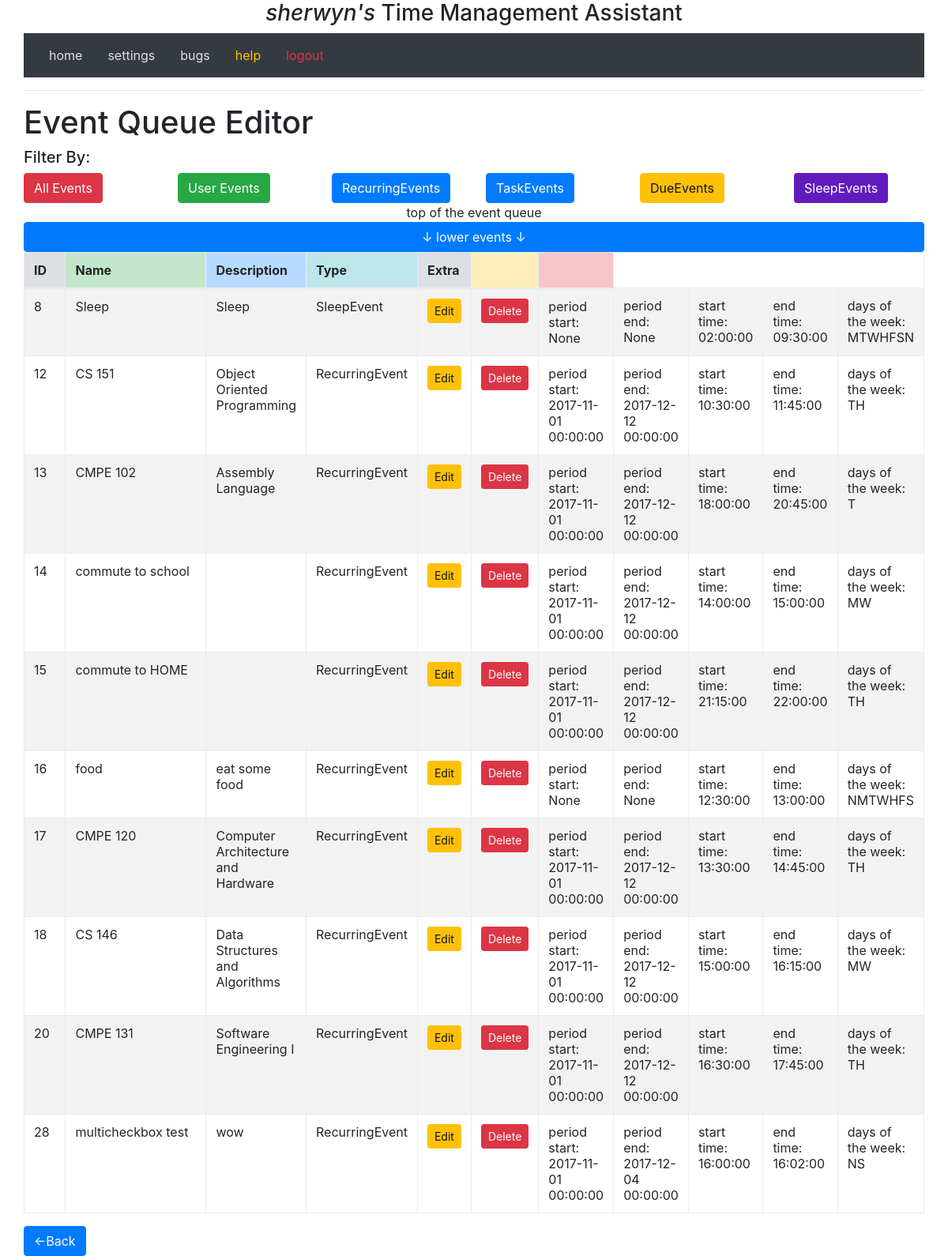
The app's page /edit_queue/ (signed in) with its own data.
### project/models.py (models this page shows, shortened)
class User(UserMixin, db.Model):
    __tablename__ = 'users'
    id       = db.Column(db.Integer, primary_key=True, unique=True)
    nickname = db.Column(db.String(64), nullable=True, index=True, unique=False)
    email    = db.Column(db.String(256), nullable=False, unique=True)
    phone    = db.Column(db.String(256), nullable=True,index=True, unique=False)
    cellphone_provider = db.Column(db.String(256), nullable=True, index=True, unique=False)
    reminder_frequency = db.Column(db.Time, nullable=True, index=True, unique=False)
    last_reminder = db.Column(db.DateTime, nullable=True, index=True, unique=False)
    events  = db.relationship('UserEvent', backref='author', lazy='dynamic')
    scheduleevents = db.relationship('UserScheduleEvent', backref='author', lazy='dynamic')
    @property
    def is_authenticated(self):
        return True

class UserEvent(db.Model):
    __tablename__ = 'events'
    user_id = db.Column(db.Integer, db.ForeignKey('users.id'))
    id = db.Column(db.Integer, primary_key=True)
    type = db.Column(db.String(128), nullable=True, index=True, unique=False) # Event, RecurringEvent, TaskEvent, etc
    name    = db.Column(db.String(128), nullable=True, index=True, unique=False)
    desc    = db.Column(db.String(1024), nullable=True, index=True, unique=False)
    priority = db.Column(db.Integer, nullable=True, index=True, unique=False)
    start   = db.Column(db.DateTime)
    end     = db.Column(db.DateTime)
    taskEvent_done      = db.Column(db.Boolean)
    taskEvent_duration = db.Column(db.Integer)
    dueEvent_due = db.Column(db.DateTime)
    assignmentEvent_courseid = db.Column(db.String(64), nullable=True, unique=False)
    assignmentEvent_coursename = db.Column(db.String(64), nullable=True, unique=False)
    recEvent_period_start = db.Column(db.DateTime)
    recEvent_period_end   = db.Column(db.DateTime)
    recEvent_start_time   = db.Column(db.Time)
    recEvent_end_time     = db.Column(db.Time)
    recEvent_daystr       = db.Column(db.String(64), nullable=True, unique=False)

### project/views.py (the view)
@app.route('/edit_queue/', methods=['GET', 'POST'])
@app.route('/edit_queue/<int:page>', methods=['GET', 'POST'])
@login_required
def edit_queue(page=1):
    filt = request.args.get('filt')
    print("using filter %s" % filt)
    if filt in ('Event','RecurringEvent','TaskEvent','DueEvent','SleepEvent'):
        events = current_user.events.filter_by(type=filt).paginate(page,EVENTS_PER_PAGE, False)
    else:
        events = current_user.events.paginate(page, EVENTS_PER_PAGE, False)
    return render_template('edit_queue.html', event_queue=events)

### project/views.py (called while the page is built)
@login_manager.user_loader
def load_user(id):
    return User.query.get(int(id))

### project/templates/edit_queue.html
{% extends 'base.html' %}
{% block content %}
<h1>Event Queue Editor</h1>
    <h5>Filter By:</h5>
    <div class="row">
        <div class='col-sm'>
            <a class="btn btn-danger " role="button" href="{{ url_for('edit_queue') }}">All Events</a>
        </div>
        <div class='col-sm'>
            <a class="btn btn-success" role="button" href="{{ url_for('edit_queue', filt='Event') }}">User Events</a>
        </div>
        <div class='col-sm'>
            <a class="btn btn-primary" role="button" href="{{ url_for('edit_queue', filt='RecurringEvent') }}">RecurringEvents</a>
        </div>
        <div class='col-sm'>
            <a class="btn btn-primary" role="button" href="{{ url_for('edit_queue', filt='TaskEvent') }}">TaskEvents</a>
        </div>
        <div class='col-sm'>
            <a class="btn btn-warning" role="button" href="{{ url_for('edit_queue', filt='DueEvent') }}">DueEvents</a>
        </div>
        <div class='col-sm'>
            <a class="btn btn-sample " role="button" href="{{ url_for('edit_queue', filt='SleepEvent') }}">SleepEvents</a>
        </div>
    </div>
{% if event_queue.items|length < 1 %}
<p>Nothing on the queue!</p>
{% else %}
<center>
    <div>
        {% if event_queue.has_prev %}
            <a class=" btn btn-danger btn-space btn-block" role="button" href="{{ url_for('edit_queue', filt=filt, page=event_queue.prev_num) }}">↑ higher events ↑</a>
        {% else %}
        <div>top of the event queue</div>
        {% endif %}
    </div>
    <div>
        {% if event_queue.has_next %}
            <a class="btn btn-primary btn-space btn-block" role="button" href="{{ url_for('edit_queue', filt=filt, page=event_queue.next_num) }}">↓ lower events ↓</a>
        {% else %}
            <div>bottom of the event queue</div>
        {% endif %}
    </div>
<table class="table table-striped table-bordered">
    <thead>
        <th class="col-sm-2 table-secondary"   >ID</th>
        <th class="table-success"   >Name</th>
        <th class="table-primary"   >Description</th>
        <th class="table-info"      >Type</th>
         <th class="table-secondary">Extra</th>
        <th class="table-warning"   ></th>
        <th class="table-danger"   ></th>
    </thead>
    <tbody data-link="row">
        {% for e in event_queue.items %}
        <tr>
            <td class="col-sm-2">{{ e.id }}</td>
            <td class="col">{{ e.name }}</td>
            <td class="col">{{ e.desc }}</td>
            <td class="col">{{ e.type }}</td>
            <td class="col-sm"><a href="{{ url_for('edit_event', id=e.id) }}" class="btn btn-sm btn-warning" role="button">Edit</a></td>
            <td class="col-sm"><a href="{{ url_for('delete_event', id=e.id) }}" class="btn btn-sm btn-danger" role="button">Delete</a></td>
          {% if e.type == "Event" %}
            <td class="col">{{ e.start }}</td>
            <td class="col">{{ e.end }}</td>
            {% elif e.type == "RecurringEvent" or e.type == "SleepEvent" %}
            <td class="col">period start: {{ e.recEvent_period_start }}</td>
            <td class="col">period end: {{ e.recEvent_period_end }}</td>
            <td class="col">start time: {{ e.recEvent_start_time }}</td>
            <td class="col">end time: {{ e.recEvent_end_time }}</td>
            <td class="col">days of the week: {{ e.recEvent_daystr }}</td>
            {% elif e.type == "TaskEvent" or e.type == "DueEvent" %}
            <td class="col-sm"><a href="{{ url_for('reschedule_task', id=e.id) }}" class="btn btn-sm btn-info" role="button">↻Reschedule</a></td>
            <td class="col">duration: {{ e.taskEvent_duration }} minutes</td>
            {% if e.type == "DueEvent" %}
            <td class="col">due date: {{ dueEvent_due }}</td>
            {% endif %}
            {% endif %}
        </tr>
        {% endfor %}
    </tbody>
</table>
</center>
{% endif %}
<a class="btn btn-primary btn-space" role="button" href="{{ url_for('index') }}">←Back</a>
{% endblock %}

### project/templates/base.html (shortened to what this page needs)
<html>
    <head>
        <link href="/static/css/bootstrap.min.css" rel="stylesheet" media="screen">
        <link href="/static/css/custom.css" rel="stylesheet" media="screen">
    </head>
    <body>
        <div class="container">
            <center><h3>{% if current_user.is_authenticated %}<span class="font-italic">{{ current_user.nickname }}'s </span>{% endif %}<span class="font-bold">Time Management Assistant</span></h3></center>
            <nav class="navbar navbar-expand-lg navbar-light bg-dark">
                <a class='nav-link' href="{{ url_for('index') }}">home</a>
                {% if current_user.is_authenticated %}
                <a class='nav-link' href="{{ url_for('edit') }}">settings</a>
                {% endif %}
                <a class='nav-link' href="https://gitreports.com/issue/ika-musuko/tma/">bugs</a>
                <a class='nav-link' href="{{ url_for('help') }}"><span class="text-warning">help</span></a>
                {% if current_user.is_authenticated %}
                <a class='nav-link' href="{{ url_for('logout') }}"><span class="text-danger">logout</span></a>
                {% else %}
                <a class='nav-link' href="{{ url_for('login') }}"><span class="text-success">login</span></a>
                {% endif %}
            </nav>
        <hr>
        <div class="container">
            <div class="content">
                {% block content %}
                {% endblock %}
            </div>
        </div>
    </body>
</html>

### project/static/css/custom.css (style rules this page uses)
.content { padding: 0px 0px; }
.container { border-radius: 6px; padding: 0px; }
.navbar a:link { color: #dfdfdf; text-decoration: none; }
.btn-sample { color: #ffffff; background-color: #611BBD; }

### records on screen
User: nickname "sherwyn"
UserEvent: id "8", name "Sleep", desc "Sleep", type "SleepEvent", recEvent_period_start "None", recEvent_period_end "None", recEvent_start_time "02:00:00", recEvent_end_time "09:30:00", recEvent_daystr "MTWHFSN"
UserEvent: id "12", name "CS 151", desc "Object Oriented Programming", type "RecurringEvent", recEvent_period_start "2017-11-01 00:00:00", recEvent_period_end "2017-12-12 00:00:00", recEvent_start_time "10:30:00", recEvent_end_time "11:45:00", recEvent_daystr "TH"
UserEvent: id "13", name "CMPE 102", desc "Assembly Language", type "RecurringEvent", recEvent_period_start "2017-11-01 00:00:00", recEvent_period_end "2017-12-12 00:00:00", recEvent_start_time "18:00:00", recEvent_end_time "20:45:00", recEvent_daystr "T"
UserEvent: id "14", name "commute to school", type "RecurringEvent", recEvent_period_start "2017-11-01 00:00:00", recEvent_period_end "2017-12-12 00:00:00", recEvent_start_time "14:00:00", recEvent_end_time "15:00:00", recEvent_daystr "MW"
UserEvent: id "15", name "commute to HOME", type "RecurringEvent", recEvent_period_start "2017-11-01 00:00:00", recEvent_period_end "2017-12-12 00:00:00", recEvent_start_time "21:15:00", recEvent_end_time "22:00:00", recEvent_daystr "TH"
UserEvent: id "16", name "food", desc "eat some food", type "RecurringEvent", recEvent_period_start "None", recEvent_period_end "None", recEvent_start_time "12:30:00", recEvent_end_time "13:00:00", recEvent_daystr "NMTWHFS"
UserEvent: id "17", name "CMPE 120", desc "Computer Architecture and Hardware", type "RecurringEvent", recEvent_period_start "2017-11-01 00:00:00", recEvent_period_end "2017-12-12 00:00:00", recEvent_start_time "13:30:00", recEvent_end_time "14:45:00", recEvent_daystr "TH"
UserEvent: id "18", name "CS 146", desc "Data Structures and Algorithms", type "RecurringEvent", recEvent_period_start "2017-11-01 00:00:00", recEvent_period_end "2017-12-12 00:00:00", recEvent_start_time "15:00:00", recEvent_end_time "16:15:00", recEvent_daystr "MW"
UserEvent: id "20", name "CMPE 131", desc "Software Engineering I", type "RecurringEvent", recEvent_period_start "2017-11-01 00:00:00", recEvent_period_end "2017-12-12 00:00:00", recEvent_start_time "16:30:00", recEvent_end_time "17:45:00", recEvent_daystr "TH"
UserEvent: id "28", name "multicheckbox test", desc "wow", type "RecurringEvent", recEvent_period_start "2017-11-01 00:00:00", recEvent_period_end "2017-12-04 00:00:00", recEvent_start_time "16:00:00", recEvent_end_time "16:02:00", recEvent_daystr "NS"
